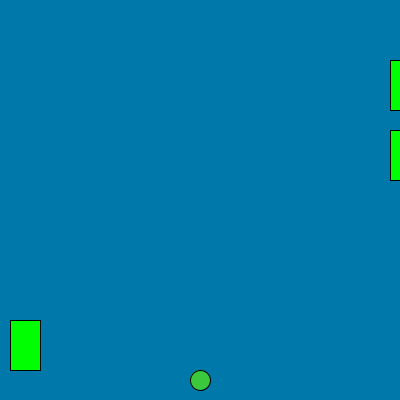
Frame 1 (no input)
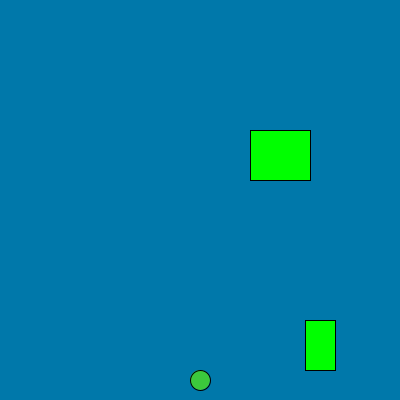
Frame 60 (the mouse pressed at the canvas centre just before this capture)
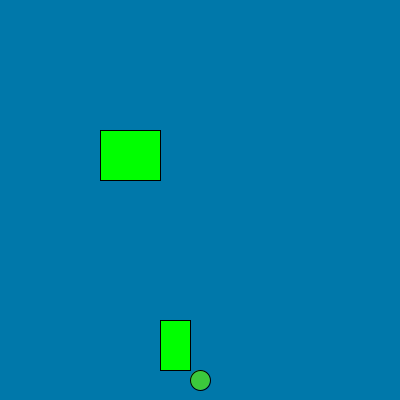
Frame 120 (the mouse held since frame 60 and released just before this capture)

The Processing sketch that drew these frames (run headless with seeded random() and noise(); from frame 60 on, the mouse is pressed at the canvas centre):

// Processing sketch: Frogger
// ── Frogger.pde
int playerX = 200;
int playerY = 380;
Car police;
Car taxi;
Car thug;
void setup(){
size(400, 400);
police = new Car(390,130,60,10, 1);
taxi = new Car(390,60,40,15, 1);
thug = new Car(10,320,30,-5, 2);
}
void draw(){
  stayordie();
if(intersects(taxi) || intersects(thug) || intersects(police) == true){
playerX = 200;
playerY = 380;
}

background(0,120,170);
if(playerY < 30){
  text( "You Made It!", 200, 200); 
  textSize(20); 
  
}
fill(60, 200, 60);    
ellipse(playerX, playerY, 20, 20);
police.display();
taxi.display();
thug.display();
police.move();
taxi.move();
thug.move();
}
void keyPressed()
{
  if(key == CODED){
      if(keyCode == UP)
      {
      playerY = playerY - 20;
      }
      else if(keyCode == DOWN)
      {
      playerY = playerY + 20;
      }
      else if(keyCode == RIGHT)
      {
      playerX = playerX + 20;
      }
      else if(keyCode == LEFT)
      {
      playerX = playerX - 20;
      }
   }
}
void stayordie(){
if(playerX < 0){
playerX = 200;
playerY = 380;

}
if(playerX > 400){
playerX = 200;
playerY = 380;

}
if(playerY > 400){
playerX = 200;
playerY = 380;

}
if(playerY < 0){
playerX = 200;
playerY = 380;

}
}


class Car{
int speed;
int Xpos;
int Ypos;
int size;
int side;
Car(int Xpos,int Ypos,int size,int speed, int side){
this.speed = speed;
this.Xpos = Xpos;
this.Ypos = Ypos;
this.size = size;
this.side = side;
}
void display() 
  {
    fill(0,255,0);
    rect(Xpos , Ypos, size, 50);
  }
 void move(){
 Xpos = Xpos - speed;
 if(Xpos < -50){
 Xpos = 390;
 }
 if(side == 2 && Xpos > 450){
 Xpos = 10;
 }
 }
  int getX(){
  return Xpos;
  } 
  int getY(){
  return Ypos;
  }
  int getSize(){
  return size;
  }
  

}
boolean intersects(Car car) {
if ((playerY > car.getY() && playerY < car.getY()+50) && (playerX > car.getX() && playerX < car.getX()+car.getSize()))
          return true;
    else 
        return false;
}
